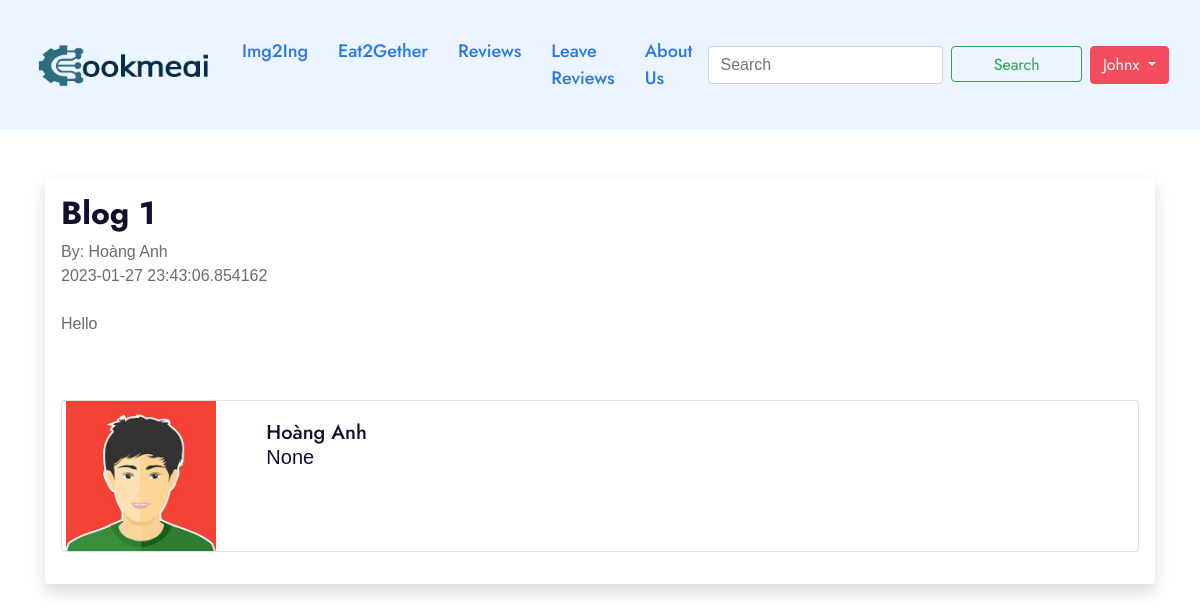
Page /posts/1 (signed in) on the earlier database version.
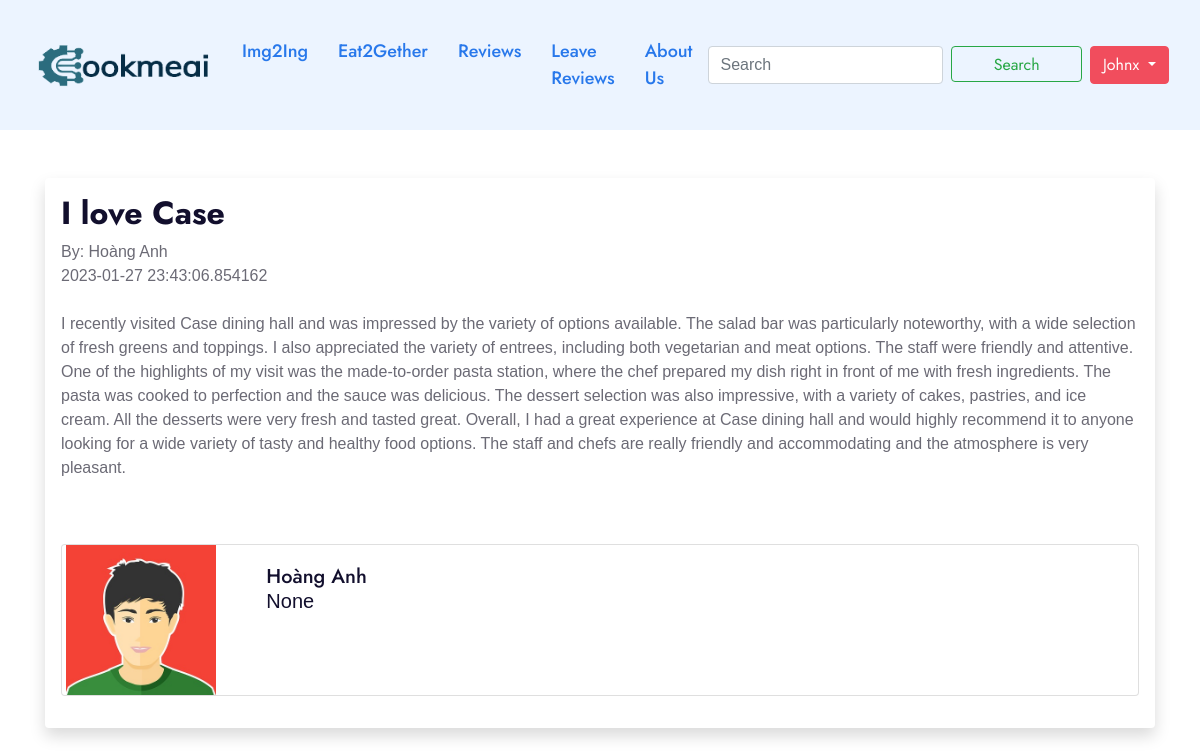
Same page on the later database version.
### app.py (models this page shows)
class Posts(db.Model):
    id = db.Column(db.Integer, primary_key=True)
    title = db.Column(db.String(255))
    content = db.Column(db.Text())
    date_posted = db.Column(db.DateTime, default=datetime.utcnow)
    slug = db.Column(db.String(255))
    poster_id = db.Column(db.Integer, db.ForeignKey('users.id'))

### app.py (the view)
@app.route('/posts/<int:id>')
def post(id):
    post = Posts.query.get_or_404(id)
    return render_template('post.html', post=post)

### forms.py
class SearchForm(FlaskForm):
    searched = StringField('Searched', validators=[DataRequired()])
    submit = SubmitField()

### app.py (called while the page is built)
@login_manager.user_loader
def load_user(user_id):
    return Users.query.get(int(user_id))

@app.context_processor
def base():
    form = SearchForm()
    return dict(form=form)

### templates/post.html (shortened to what this page needs)
{% extends 'base.html' %}
{% block content %}
<br><br>
<div class="shadow p-3 mb-5 bg-body rounded">
    <h2>{{ post.title }}</h2>
    By: {{ post.poster.name }} <br>
    {{ post.date_posted }}<br><br>
    {{ post.content|safe }} <br><br>
    <div class="card mb-3">
        <div class="row">
            <div class="col-md-2">
                {% if post.poster.profile_pic %}
                    <img src="{{ url_for('static', filename = 'images/' + current_user.profile_pic) }}" alt="" width="150px"
                    align="right">
                {% else %}
                <img src="{{ url_for('static', filename = 'images/avatar.png') }}" alt="" width="150px"
                align="right">
                {% endif %}
            </div>
            <div class="col-md-10">
                <div class="card-body">
                    <h5 class="card-title">
                        {{ post.poster.name }}
                        <p class="card-text">
                            {% if post.poster.about_author %}
                            {{ post.poster.about_author }}
                            {% else %}
                            Author has no profile yet...
                            {% endif %}
                        </p>
                    </h5>
                </div>
            </div>
        </div>
    </div>
</div>
{% endblock %}

Differences in the rows shown:
changed Posts: title "Blog 1" → "I love Case"; content "Hello" → "I recently visited Case dining hall and was impressed by the variety of options available. The salad bar was particularly noteworthy, with a wide selection of fresh greens and toppings. I also appreciated the variety of entrees, including both vegetarian and meat options. The staff were friendly and attentive. One of the highlights of my visit was the made-to-order pasta station, where the chef prepared my dish right in front of me with fresh ingredients. The pasta was cooked to perfection and the sauce was delicious. The dessert selection was also impressive, with a variety of cakes, pastries, and ice cream. All the desserts were very fresh and tasted great. Overall, I had a great…"
